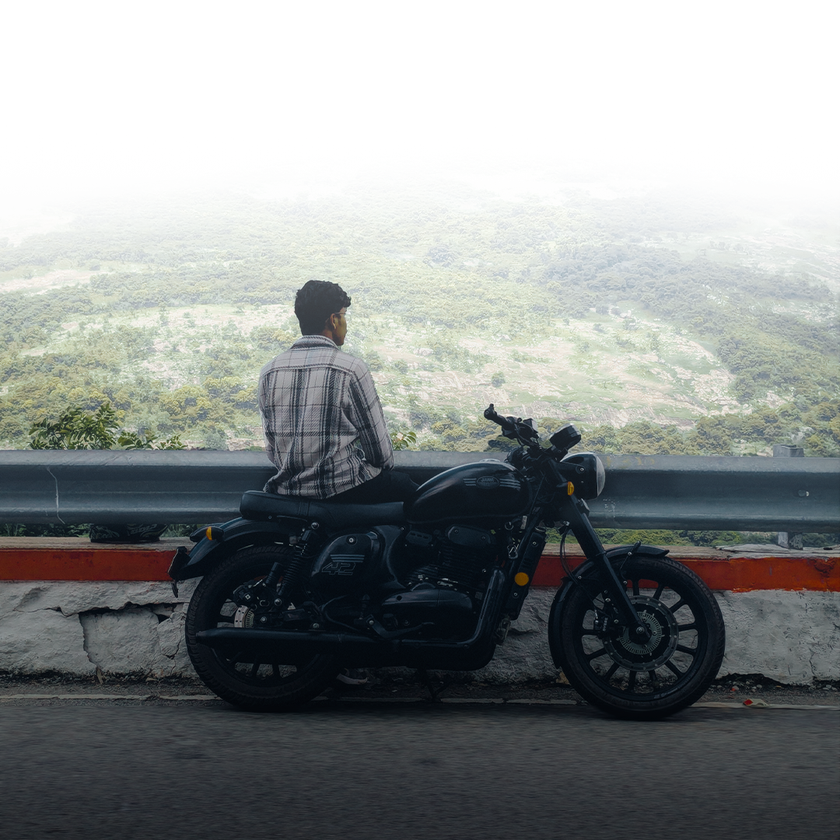
#> input picture Example imges/FRAD 1 by 1.png, 840 x 840 px, shrunk from 1080 x 1080 before the run
$ python XOR_Implementation.py
#> lines starting #> are read from the running program, lines starting #| are printed output that depends on the picture
import numpy as np
from PIL import Image
from GrayscaleMetrics import psnr, normxcorr2D
import os

def encrypt(input_image, share_size):
    image = np.asarray(input_image)
    (row, column) = image.shape
    shares = np.random.randint(0, 256, size=(row, column, share_size))
    shares[:, :, -1] = image.copy()
    for i in range(share_size - 1):
        shares[:, :, -1] = shares[:, :, -1] ^ shares[:, :, i]

    return shares, image

def decrypt(shares):
    (row, column, share_size) = shares.shape
    shares_image = shares.copy()
    for i in range(share_size - 1):
        shares_image[:, :, -1] = shares_image[:, :, -1] ^ shares_image[:, :, i]

    final_output = shares_image[:, :, share_size - 1]
    output_image = Image.fromarray(final_output.astype(np.uint8))
    return output_image, final_output

if __name__ == "__main__":
    print("Enter the path of the input image file:\n")

    image_path = input("Image path: ").strip().strip('\"\'')  # Remove surrounding quotes if present
#> the answer given: ../Example imges/FRAD 1 by 1.png

    try:
        input_image = Image.open(image_path).convert('L')
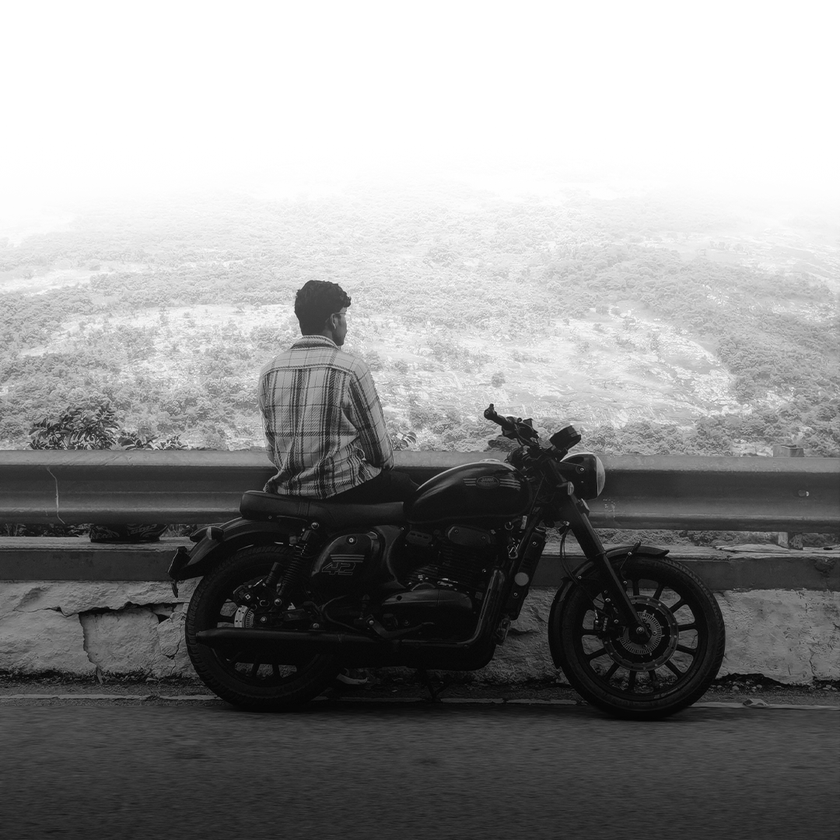
#> input_image: PIL image 840x840 L; min 1, max 255, mean 143.2
    except FileNotFoundError:
        print("Input file not found!")
        exit(0)
    except IOError:
        print("Invalid image file!")
        exit(0)

    print("Image uploaded successfully!")
    print("Input image size (in pixels) : ", input_image.size)
#| Input image size (in pixels) :  (840, 840)

    try:
        share_size = int(input("Input the number of shares images you want to create for encrypting (min is 2, max is 8) : "))
#> the answer given: 100
        if share_size < 2 or share_size > 8:
            raise ValueError
    except ValueError:
        print("Input is not a valid integer!")
        exit(0)
#> (the program exits here)
